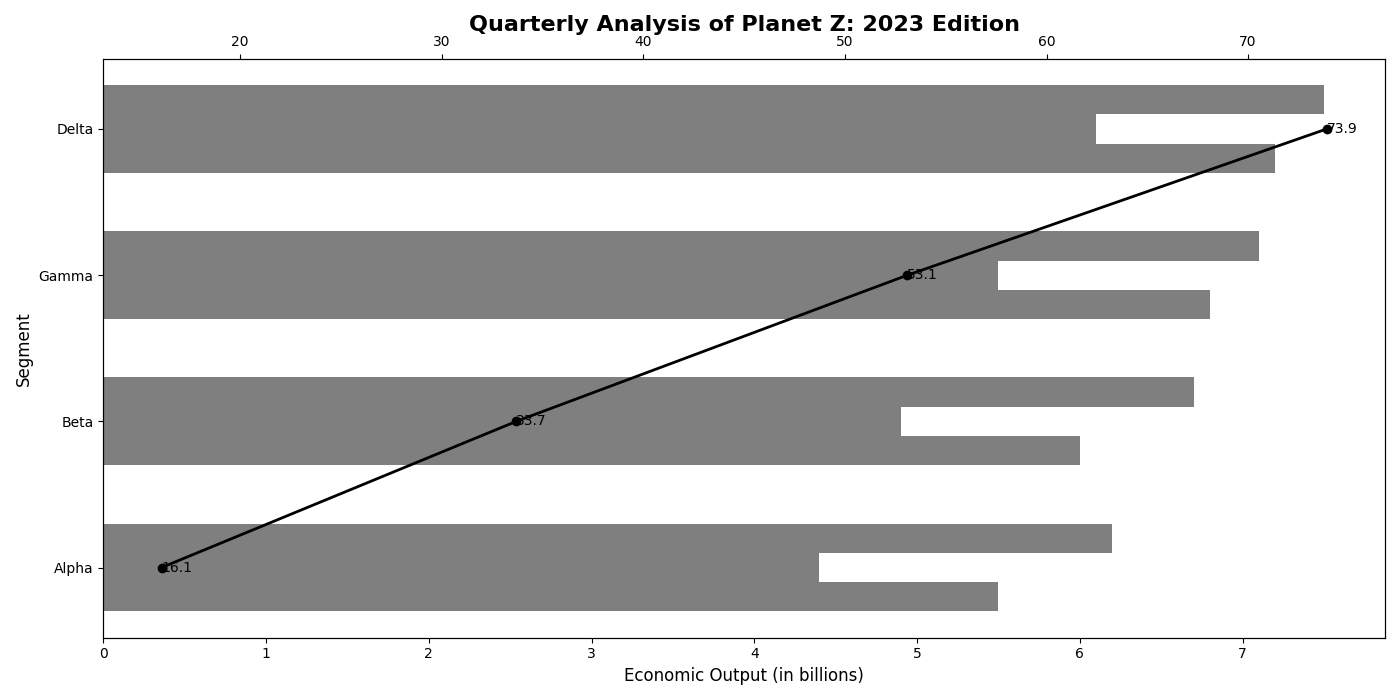

Reproduce this figure in Python.
import matplotlib.pyplot as plt
import numpy as np

quarters = ['Alpha', 'Beta', 'Gamma', 'Delta']  # Randomly altered quarter labels
agriculture_gdp = [5.5, 6.0, 6.8, 7.2]
manufacturing_gdp = [4.4, 4.9, 5.5, 6.1]
services_gdp = [6.2, 6.7, 7.1, 7.5]

cumulative_gdp = np.cumsum([sum(x) for x in zip(agriculture_gdp, manufacturing_gdp, services_gdp)])

fig, ax1 = plt.subplots(figsize=(14, 7))
height = 0.2
y_indices = np.arange(len(quarters))
single_color = 'tab:gray'

ax1.barh(y_indices - height, agriculture_gdp, height=height, color=single_color)
ax1.barh(y_indices, manufacturing_gdp, height=height, color=single_color)
ax1.barh(y_indices + height, services_gdp, height=height, color=single_color)

ax1.set_title('Quarterly Analysis of Planet Z: 2023 Edition', fontsize=16, fontweight='bold', pad=20)  # Randomly altered title
ax1.set_ylabel('Segment', fontsize=12)  # Randomly altered y-axis label
ax1.set_xlabel('Economic Output (in billions)', fontsize=12)  # Randomly altered x-axis label
ax1.set_yticks(y_indices)
ax1.set_yticklabels(quarters)

ax2 = ax1.twiny()
ax2.plot(cumulative_gdp, y_indices, color='black', marker='o', linestyle='-', linewidth=2)

for i, val in enumerate(cumulative_gdp):
    ax2.text(val, i, f'{val:.1f}', color='black', fontsize=10, va='center', ha='left')

plt.tight_layout()
plt.show()
